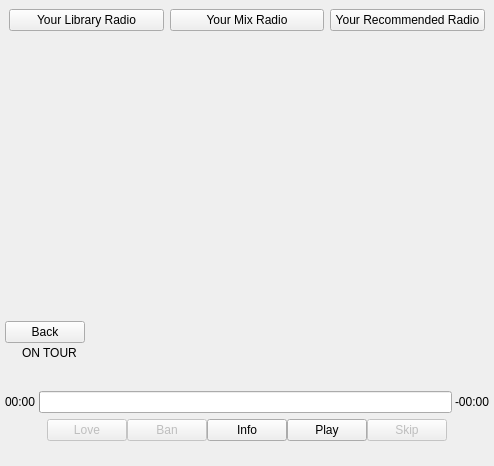
<?xml version="1.0" encoding="UTF-8"?>
<ui version="4.0">
 <class>WindowMain</class>
 <widget class="QMainWindow" name="WindowMain">
  <property name="geometry">
   <rect>
    <x>0</x>
    <y>0</y>
    <width>494</width>
    <height>466</height>
   </rect>
  </property>
  <property name="windowTitle">
   <string>MainWindow</string>
  </property>
  <property name="unifiedTitleAndToolBarOnMac">
   <bool>false</bool>
  </property>
  <widget class="QWidget" name="centralwidget">
   <layout class="QVBoxLayout" name="verticalLayout_2" stretch="0,1,0">
    <property name="spacing">
     <number>0</number>
    </property>
    <property name="margin">
     <number>0</number>
    </property>
    <item>
     <widget class="QWidget" name="widget" native="true">
      <layout class="QHBoxLayout" name="horizontalLayout_5">
       <item>
        <widget class="QPushButton" name="library">
         <property name="text">
          <string>Your Library Radio</string>
         </property>
        </widget>
       </item>
       <item>
        <widget class="QPushButton" name="mix">
         <property name="text">
          <string>Your Mix Radio</string>
         </property>
        </widget>
       </item>
       <item>
        <widget class="QPushButton" name="recommended">
         <property name="text">
          <string>Your Recommended Radio</string>
         </property>
        </widget>
       </item>
      </layout>
     </widget>
    </item>
    <item>
     <widget class="StationPanelWidget" name="stations" native="true">
      <layout class="QHBoxLayout" name="stationLayout">
       <property name="spacing">
        <number>0</number>
       </property>
       <property name="margin">
        <number>0</number>
       </property>
      </layout>
     </widget>
    </item>
    <item>
     <widget class="QFrame" name="controlFrame">
      <property name="frameShape">
       <enum>QFrame::NoFrame</enum>
      </property>
      <property name="frameShadow">
       <enum>QFrame::Plain</enum>
      </property>
      <layout class="QVBoxLayout" name="verticalLayout_12" stretch="0,0">
       <property name="margin">
        <number>5</number>
       </property>
       <item>
        <widget class="QStackedWidget" name="details">
         <property name="sizePolicy">
          <sizepolicy hsizetype="Preferred" vsizetype="Preferred">
           <horstretch>0</horstretch>
           <verstretch>0</verstretch>
          </sizepolicy>
         </property>
         <property name="currentIndex">
          <number>2</number>
         </property>
         <widget class="QWidget" name="dummyPage">
          <property name="sizePolicy">
           <sizepolicy hsizetype="Preferred" vsizetype="Preferred">
            <horstretch>0</horstretch>
            <verstretch>0</verstretch>
           </sizepolicy>
          </property>
         </widget>
         <widget class="QWidget" name="quickstartPage">
          <layout class="QVBoxLayout" name="verticalLayout">
           <property name="spacing">
            <number>0</number>
           </property>
           <property name="margin">
            <number>0</number>
           </property>
           <item>
            <layout class="QHBoxLayout" name="titleLayout" stretch="0,1,0">
             <item>
              <widget class="GhostWidget" name="nowPlayingGhost" native="true"/>
             </item>
             <item>
              <widget class="QLabel" name="label">
               <property name="font">
                <font>
                 <weight>75</weight>
                 <bold>true</bold>
                </font>
               </property>
               <property name="text">
                <string>Last.fm Radio</string>
               </property>
               <property name="alignment">
                <set>Qt::AlignCenter</set>
               </property>
              </widget>
             </item>
             <item>
              <widget class="QPushButton" name="nowPlaying">
               <property name="text">
                <string>Now Playing</string>
               </property>
              </widget>
             </item>
            </layout>
           </item>
           <item>
            <layout class="QHBoxLayout" name="horizontalLayout">
             <property name="spacing">
              <number>3</number>
             </property>
             <item>
              <spacer name="horizontalSpacer">
               <property name="orientation">
                <enum>Qt::Horizontal</enum>
               </property>
               <property name="sizeHint" stdset="0">
                <size>
                 <width>40</width>
                 <height>20</height>
                </size>
               </property>
              </spacer>
             </item>
             <item>
              <widget class="HelpTextLineEdit" name="stationEdit">
               <property name="minimumSize">
                <size>
                 <width>250</width>
                 <height>0</height>
                </size>
               </property>
               <property name="inputMask">
                <string/>
               </property>
               <property name="text">
                <string/>
               </property>
              </widget>
             </item>
             <item>
              <widget class="QPushButton" name="start">
               <property name="enabled">
                <bool>false</bool>
               </property>
               <property name="text">
                <string>Play</string>
               </property>
              </widget>
             </item>
             <item>
              <spacer name="horizontalSpacer_2">
               <property name="orientation">
                <enum>Qt::Horizontal</enum>
               </property>
               <property name="sizeHint" stdset="0">
                <size>
                 <width>40</width>
                 <height>20</height>
                </size>
               </property>
              </spacer>
             </item>
            </layout>
           </item>
           <item>
            <spacer name="verticalSpacer_2">
             <property name="orientation">
              <enum>Qt::Vertical</enum>
             </property>
             <property name="sizeHint" stdset="0">
              <size>
               <width>20</width>
               <height>0</height>
              </size>
             </property>
            </spacer>
           </item>
          </layout>
         </widget>
         <widget class="QWidget" name="detailsPage">
          <layout class="QVBoxLayout" name="verticalLayout_3" stretch="1,0,0,0,0">
           <property name="spacing">
            <number>0</number>
           </property>
           <property name="margin">
            <number>0</number>
           </property>
           <item>
            <layout class="QHBoxLayout" name="radioTitleLayout" stretch="0,1,0">
             <property name="spacing">
              <number>0</number>
             </property>
             <property name="leftMargin">
              <number>0</number>
             </property>
             <property name="rightMargin">
              <number>0</number>
             </property>
             <item>
              <widget class="QPushButton" name="back">
               <property name="text">
                <string>Back</string>
               </property>
              </widget>
             </item>
             <item>
              <widget class="Label" name="radioTitle">
               <property name="font">
                <font>
                 <weight>75</weight>
                 <bold>true</bold>
                </font>
               </property>
               <property name="text">
                <string/>
               </property>
               <property name="alignment">
                <set>Qt::AlignCenter</set>
               </property>
              </widget>
             </item>
             <item>
              <widget class="GhostWidget" name="backGhost" native="true"/>
             </item>
            </layout>
           </item>
           <item>
            <layout class="QHBoxLayout" name="trackTitleLayout" stretch="0,0,0">
             <property name="spacing">
              <number>10</number>
             </property>
             <property name="margin">
              <number>0</number>
             </property>
             <item>
              <widget class="Label" name="trackTitle">
               <property name="sizePolicy">
                <sizepolicy hsizetype="Preferred" vsizetype="Preferred">
                 <horstretch>0</horstretch>
                 <verstretch>0</verstretch>
                </sizepolicy>
               </property>
               <property name="font">
                <font>
                 <weight>75</weight>
                 <bold>true</bold>
                </font>
               </property>
               <property name="text">
                <string/>
               </property>
               <property name="alignment">
                <set>Qt::AlignLeading|Qt::AlignLeft|Qt::AlignVCenter</set>
               </property>
               <property name="margin">
                <number>0</number>
               </property>
              </widget>
             </item>
             <item>
              <widget class="Label" name="onTour">
               <property name="text">
                <string>ON TOUR</string>
               </property>
              </widget>
             </item>
             <item>
              <spacer name="horizontalSpacer_9">
               <property name="orientation">
                <enum>Qt::Horizontal</enum>
               </property>
               <property name="sizeHint" stdset="0">
                <size>
                 <width>0</width>
                 <height>20</height>
                </size>
               </property>
              </spacer>
             </item>
            </layout>
           </item>
           <item>
            <widget class="Label" name="album">
             <property name="text">
              <string/>
             </property>
             <property name="margin">
              <number>0</number>
             </property>
            </widget>
           </item>
           <item>
            <widget class="Label" name="context">
             <property name="sizePolicy">
              <sizepolicy hsizetype="Preferred" vsizetype="Preferred">
               <horstretch>0</horstretch>
               <verstretch>0</verstretch>
              </sizepolicy>
             </property>
             <property name="text">
              <string/>
             </property>
             <property name="alignment">
              <set>Qt::AlignLeading|Qt::AlignLeft|Qt::AlignVCenter</set>
             </property>
            </widget>
           </item>
           <item>
            <widget class="QFrame" name="progress">
             <property name="frameShape">
              <enum>QFrame::NoFrame</enum>
             </property>
             <property name="frameShadow">
              <enum>QFrame::Plain</enum>
             </property>
             <layout class="QHBoxLayout" name="horizontalLayout_6" stretch="0,0,0">
              <property name="spacing">
               <number>3</number>
              </property>
              <property name="margin">
               <number>0</number>
              </property>
              <item>
               <widget class="QLabel" name="time">
                <property name="text">
                 <string>00:00</string>
                </property>
               </widget>
              </item>
              <item>
               <widget class="QProgressBar" name="bar">
                <property name="enabled">
                 <bool>true</bool>
                </property>
                <property name="sizePolicy">
                 <sizepolicy hsizetype="Expanding" vsizetype="Fixed">
                  <horstretch>0</horstretch>
                  <verstretch>0</verstretch>
                 </sizepolicy>
                </property>
                <property name="minimumSize">
                 <size>
                  <width>200</width>
                  <height>0</height>
                 </size>
                </property>
                <property name="value">
                 <number>0</number>
                </property>
                <property name="textVisible">
                 <bool>false</bool>
                </property>
               </widget>
              </item>
              <item>
               <widget class="QLabel" name="timeToGo">
                <property name="text">
                 <string>-00:00</string>
                </property>
               </widget>
              </item>
             </layout>
            </widget>
           </item>
          </layout>
         </widget>
        </widget>
       </item>
       <item>
        <layout class="QHBoxLayout" name="horizontalLayout_4">
         <item>
          <spacer name="horizontalSpacer_4">
           <property name="orientation">
            <enum>Qt::Horizontal</enum>
           </property>
           <property name="sizeHint" stdset="0">
            <size>
             <width>40</width>
             <height>20</height>
            </size>
           </property>
          </spacer>
         </item>
         <item>
          <layout class="QVBoxLayout" name="verticalLayout_6">
           <property name="spacing">
            <number>0</number>
           </property>
           <property name="leftMargin">
            <number>0</number>
           </property>
           <property name="rightMargin">
            <number>0</number>
           </property>
           <item>
            <layout class="QHBoxLayout" name="horizontalLayout_3">
             <item>
              <widget class="QFrame" name="playbackControls">
               <property name="frameShape">
                <enum>QFrame::NoFrame</enum>
               </property>
               <property name="frameShadow">
                <enum>QFrame::Raised</enum>
               </property>
               <layout class="QHBoxLayout" name="horizontalLayout_2" stretch="0,0,0,0,0,0,0">
                <property name="spacing">
                 <number>0</number>
                </property>
                <property name="margin">
                 <number>0</number>
                </property>
                <item>
                 <spacer name="horizontalSpacer_3">
                  <property name="orientation">
                   <enum>Qt::Horizontal</enum>
                  </property>
                  <property name="sizeHint" stdset="0">
                   <size>
                    <width>40</width>
                    <height>20</height>
                   </size>
                  </property>
                 </spacer>
                </item>
                <item>
                 <widget class="QPushButton" name="love">
                  <property name="enabled">
                   <bool>false</bool>
                  </property>
                  <property name="text">
                   <string>Love</string>
                  </property>
                  <property name="checkable">
                   <bool>true</bool>
                  </property>
                 </widget>
                </item>
                <item>
                 <widget class="QPushButton" name="ban">
                  <property name="enabled">
                   <bool>false</bool>
                  </property>
                  <property name="text">
                   <string>Ban</string>
                  </property>
                 </widget>
                </item>
                <item>
                 <widget class="QPushButton" name="info">
                  <property name="text">
                   <string>Info</string>
                  </property>
                 </widget>
                </item>
                <item>
                 <widget class="QPushButton" name="play">
                  <property name="text">
                   <string>Play</string>
                  </property>
                  <property name="checkable">
                   <bool>true</bool>
                  </property>
                  <property name="checked">
                   <bool>false</bool>
                  </property>
                 </widget>
                </item>
                <item>
                 <widget class="QPushButton" name="skip">
                  <property name="enabled">
                   <bool>false</bool>
                  </property>
                  <property name="text">
                   <string>Skip</string>
                  </property>
                 </widget>
                </item>
                <item>
                 <spacer name="horizontalSpacer_8">
                  <property name="orientation">
                   <enum>Qt::Horizontal</enum>
                  </property>
                  <property name="sizeHint" stdset="0">
                   <size>
                    <width>40</width>
                    <height>20</height>
                   </size>
                  </property>
                 </spacer>
                </item>
               </layout>
              </widget>
             </item>
            </layout>
           </item>
           <item>
            <layout class="QHBoxLayout" name="horizontalLayout_7">
             <property name="spacing">
              <number>0</number>
             </property>
             <item>
              <spacer name="horizontalSpacer_6">
               <property name="orientation">
                <enum>Qt::Horizontal</enum>
               </property>
               <property name="sizeHint" stdset="0">
                <size>
                 <width>40</width>
                 <height>20</height>
                </size>
               </property>
              </spacer>
             </item>
             <item>
              <widget class="Phonon::VolumeSlider" name="volumeSlider" native="true"/>
             </item>
             <item>
              <widget class="QLabel" name="volumeBars">
               <property name="text">
                <string/>
               </property>
              </widget>
             </item>
             <item>
              <spacer name="horizontalSpacer_7">
               <property name="orientation">
                <enum>Qt::Horizontal</enum>
               </property>
               <property name="sizeHint" stdset="0">
                <size>
                 <width>40</width>
                 <height>20</height>
                </size>
               </property>
              </spacer>
             </item>
            </layout>
           </item>
          </layout>
         </item>
         <item>
          <spacer name="horizontalSpacer_5">
           <property name="orientation">
            <enum>Qt::Horizontal</enum>
           </property>
           <property name="sizeHint" stdset="0">
            <size>
             <width>40</width>
             <height>20</height>
            </size>
           </property>
          </spacer>
         </item>
        </layout>
       </item>
      </layout>
     </widget>
    </item>
   </layout>
  </widget>
 </widget>
 <customwidgets>
  <customwidget>
   <class>Phonon::VolumeSlider</class>
   <extends>QWidget</extends>
   <header location="global">phonon/volumeslider.h</header>
  </customwidget>
  <customwidget>
   <class>HelpTextLineEdit</class>
   <extends>QLineEdit</extends>
   <header>lib/unicorn/widgets/HelpTextLineEdit.h</header>
  </customwidget>
  <customwidget>
   <class>Label</class>
   <extends>QLabel</extends>
   <header>lib/unicorn/widgets/label.h</header>
  </customwidget>
  <customwidget>
   <class>GhostWidget</class>
   <extends>QWidget</extends>
   <header>lib/unicorn/widgets/GhostWidget.h</header>
   <container>1</container>
  </customwidget>
  <customwidget>
   <class>StationPanelWidget</class>
   <extends>QWidget</extends>
   <header>widgets/StationPanelWidget.h</header>
   <container>1</container>
  </customwidget>
 </customwidgets>
 <resources/>
 <connections/>
</ui>
